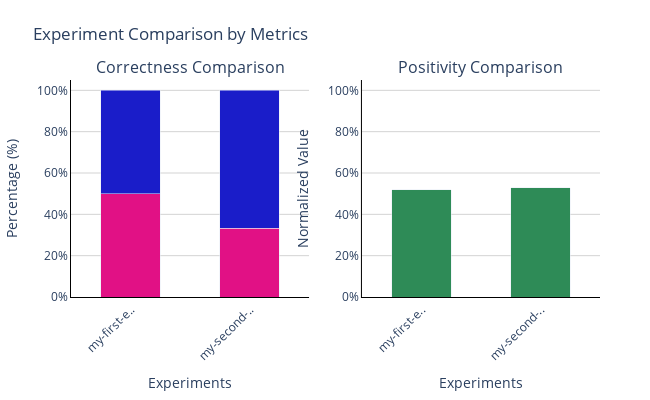

The notebook cell this image was saved under:
### Code cell
# Provided sample data
data = {
    'my-first-experiment': {
        'correctness': ['pass', 'fail', 'fail', 'fail', 'fail', 'pass', 'fail', 
                  'pass', 'fail', 'fail', 'fail', 'pass', 'pass', 'pass', 
                  'pass', 'fail', 'pass', 'fail', 'pass', 'pass', 'pass', 
                  'fail', 'fail', 'pass', 'pass', 'pass', 'pass', 'fail', 
                  'fail', 'fail'],
        'positivity': [
            7, 3, 8, 2, 4, 9, 3, 8, 7, 6, 
            9, 7, 8, 10, 1, 8, 9, 4, 8, 1, 
            9, 3, 2, 1, 1, 9, 8, 4, 3, 8
        ]
    },
    'my-second-experiment': {
        'correctness': ['pass', 'pass', 'pass', 'fail', 'pass', 'pass', 'pass', 
                  'pass', 'fail', 'pass', 'pass', 'pass', 'fail', 'pass', 
                  'pass', 'pass', 'pass', 'pass', 'pass', 'pass', 'fail', 
                  'pass', 'fail', 'fail', 'pass', 'fail', 'pass', 'fail', 
                  'fail', 'fail'],
        'positivity': [
            6, 8, 7, 3, 8, 7, 9, 8, 2, 7, 
            6, 8, 4, 9, 8, 7, 10, 9, 8, 9, 
            3, 8, 4, 2, 7, 3, 8, 4, 2, 3
        ]
    }
}


# Plot the comparison
experiment_names = ['my-first-experiment', 'my-second-experiment',]
fig = plot_experiments_as_subplots(data, experiment_names)

# Show the figure
fig.show()

### Figure 1 — Plotly figure (JSON) as saved in the notebook; plotly's stock layout.template omitted (floating-point values rounded to 4 significant figures)
{"data": [{"hoverinfo": "text", "hovertext": ["Fail: 50.0%", "Fail: 33.3%"], "marker": {"color": "#e11185"}, "name": "Fail", "showlegend": false, "type": "bar", "width": 0.5, "x": ["my-first-e..", "my-second-.."], "xaxis": "x", "y": [50, 33.33], "yaxis": "y"}, {"hoverinfo": "text", "hovertext": ["Pass: 50.0%", "Pass: 66.7%"], "marker": {"color": "#1a1dc9"}, "name": "Pass", "showlegend": false, "type": "bar", "width": 0.5, "x": ["my-first-e..", "my-second-.."], "xaxis": "x", "y": [50, 66.67], "yaxis": "y"}, {"hoverinfo": "text", "hovertext": ["Positivity Mean: 5.67 (Normalized: 51.9%)", "Positivity Mean: 6.23 (Normalized: 52.9%)"], "marker": {"color": "#2E8B57"}, "name": "Positivity", "showlegend": false, "type": "bar", "width": 0.5, "x": ["my-first-e..", "my-second-.."], "xaxis": "x2", "y": [51.85, 52.92], "yaxis": "y2"}], "layout": {"annotations": [{"font": {"size": 16}, "showarrow": false, "text": "Correctness Comparison", "x": 0.225, "xanchor": "center", "xref": "paper", "y": 1, "yanchor": "bottom", "yref": "paper"}, {"font": {"size": 16}, "showarrow": false, "text": "Positivity Comparison", "x": 0.775, "xanchor": "center", "xref": "paper", "y": 1, "yanchor": "bottom", "yref": "paper"}], "barmode": "stack", "height": 400, "hovermode": "closest", "margin": {"b": 50, "l": 50, "r": 50, "t": 80}, "plot_bgcolor": "white", "showlegend": false, "title": {"text": "Experiment Comparison by Metrics"}, "width": 650, "xaxis": {"anchor": "y", "domain": [0, 0.45], "linecolor": "black", "linewidth": 1, "showgrid": false, "showline": true, "tickangle": -45, "title": {"text": "Experiments"}}, "xaxis2": {"anchor": "y2", "domain": [0.55, 1], "linecolor": "black", "linewidth": 1, "showgrid": false, "showline": true, "tickangle": -45, "title": {"text": "Experiments"}}, "yaxis": {"anchor": "x", "domain": [0, 1], "gridcolor": "lightgray", "linecolor": "black", "linewidth": 1, "range": [0, 105], "showgrid": true, "showline": true, "ticksuffix": "%", "title": {"text": "Percentage (%)"}}, "yaxis2": {"anchor": "x2", "domain": [0, 1], "gridcolor": "lightgray", "linecolor": "black", "linewidth": 1, "range": [0, 105], "showgrid": true, "showline": true, "ticksuffix": "%", "title": {"text": "Normalized Value"}}}}
